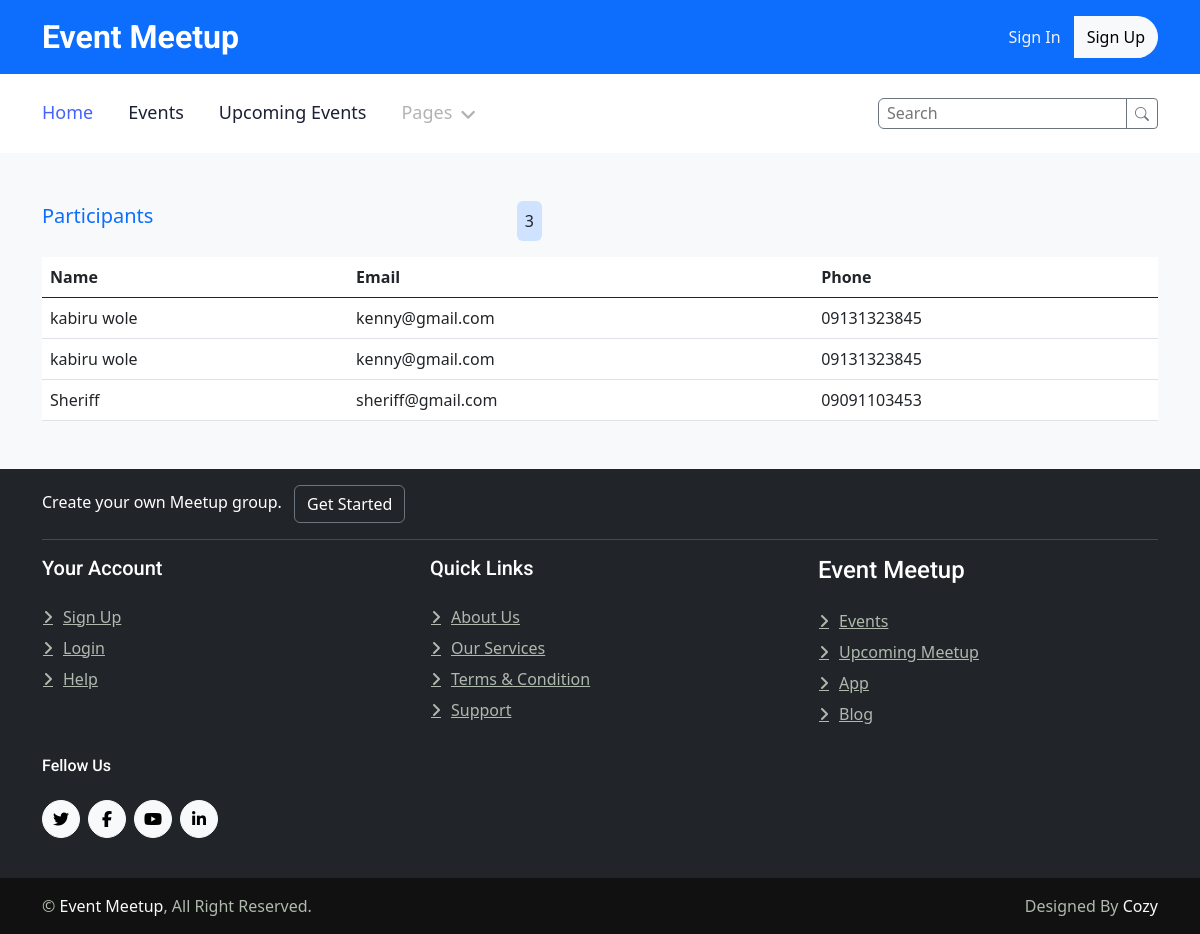
/participants/9, run on the app's committed database.
### meetup/models.py (models this page shows, shortened)
class Participant(models.Model):
    email = models.EmailField()
    name = models.CharField(max_length=200, blank=True, null=True)
    phone = models.CharField(max_length=15, blank=True, null=True)

### meetup/views.py (the view)
# urls.py: path('participants/<int:meetupid>', views.participants, name='view-participants'),
def participants(request, meetupid):
    meetup = Meetup.objects.get(id=meetupid)
    participant=meetup.participant.all().order_by('-id')
    count = participant.count()
    context ={
        'meetup': meetup,
        'participants': participant,
        'counts': count,
    }
    return render(request, 'meetup/participant.html', context)

### meetup/templates/meetup/participant.html (shortened to what this page needs)
{% extends 'meetup/partials/base.html' %}
{% load static %}
{% block content %}
<div class="container-xxl pt-5">
    <div class="container">
        <div class="text-center text-md-start pb-5 pb-md-0 wow fadeInUp " data-wow-delay="0.1s"
            style="max-width: 500px;">
            <div class="d-flex">
                <p class="fs-5 fw-medium text-primary">Participants</p>
                <p class="fs-5 barge  bg-primary-subtle rounded p-2 fs-6 ms-auto">{{counts}}</p>
            </div>
        </div>
        <div class=" wow fadeInUp table-responsive-md">
            <table class="table ">
                <thead>
                    <tr>
                        <th>Name</th>
                        <th>Email</th>
                        <th>Phone</th>
                    </tr>
                </thead>
                <tbody>
                    {% for participant in participants%}
                    <tr>
                        <td>{{participant.name}}</td>
                        <td>{{participant.email}}</td>
                        <td>{{participant.phone}}</td>
                    </tr>
                    {% endfor %}
                </tbody>
            </table>
        </div>
    </div>
</div>
{% endblock content %}

### meetup/static/meetup/css/style.css (style rules this page uses)
:root { --primary: #4761FF; --secondary: #555555; --light: #F1F3FA; --dark: #1C2035; }
.fw-medium { font-weight: 500; }

### data on the page
Participant: name "kabiru wole", email "kenny@gmail.com", phone "09131323845"
Participant: name "kabiru wole", email "kenny@gmail.com", phone "09131323845"
Participant: name "Sheriff", email "sheriff@gmail.com", phone "09091103453"

### other printed values
{{ counts }} "3"
